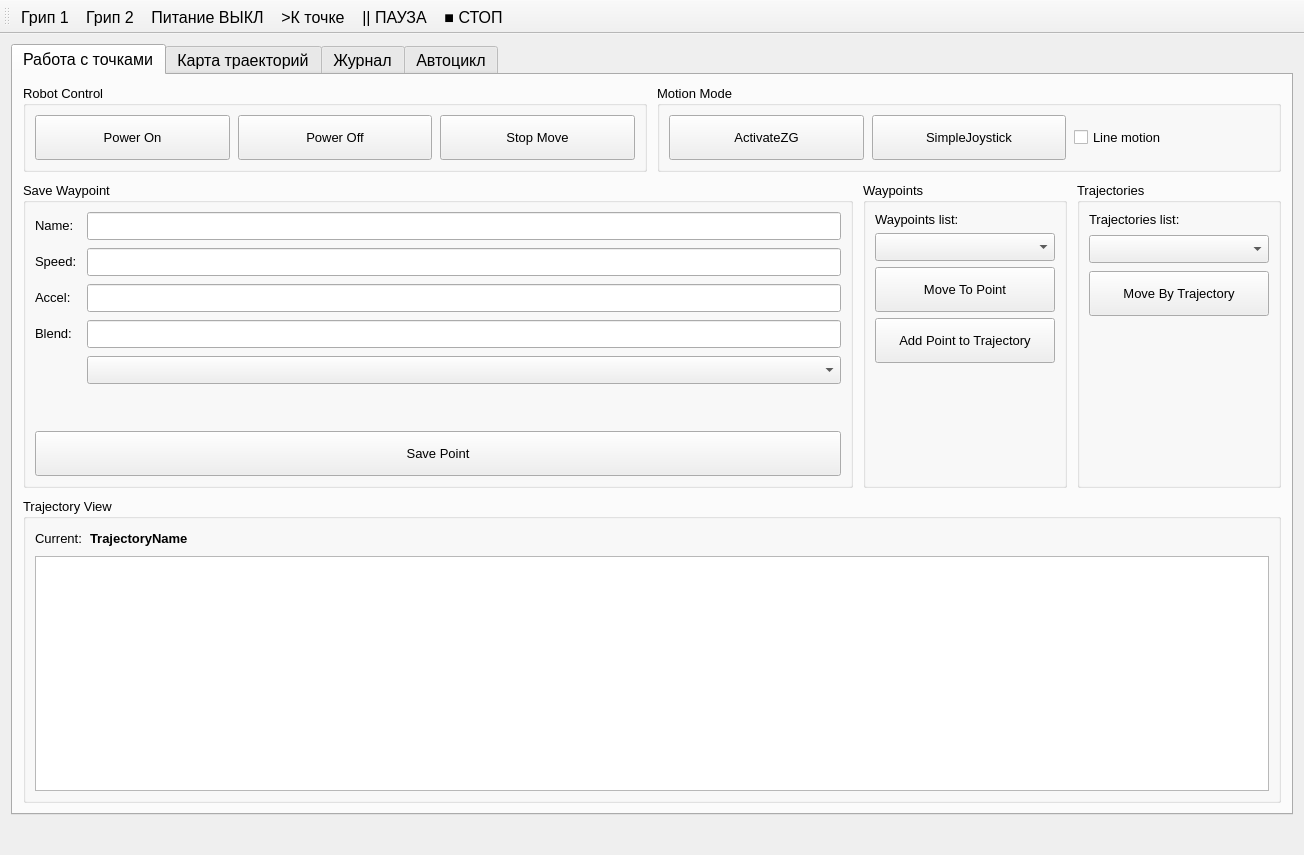
<?xml version="1.0" encoding="UTF-8"?>
<ui version="4.0">
 <class>Form</class>
 <widget class="QMainWindow" name="Form">
  <property name="geometry">
   <rect>
    <x>0</x>
    <y>0</y>
    <width>1304</width>
    <height>855</height>
   </rect>
  </property>
  <property name="windowTitle">
   <string>Waypoint Generate Panel</string>
  </property>
  <widget class="QWidget" name="centralwidget">
   <widget class="QTabWidget" name="tabWidget">
    <property name="geometry">
     <rect>
      <x>11</x>
      <y>10</y>
      <width>1282</width>
      <height>771</height>
     </rect>
    </property>
    <property name="minimumSize">
     <size>
      <width>0</width>
      <height>0</height>
     </size>
    </property>
    <property name="font">
     <font>
      <pointsize>12</pointsize>
      <weight>50</weight>
      <bold>false</bold>
     </font>
    </property>
    <property name="currentIndex">
     <number>0</number>
    </property>
    <widget class="QWidget" name="tabPoints">
     <attribute name="title">
      <string>Работа с точками</string>
     </attribute>
     <layout class="QVBoxLayout" name="tabMainLayout">
      <property name="spacing">
       <number>10</number>
      </property>
      <property name="leftMargin">
       <number>10</number>
      </property>
      <property name="topMargin">
       <number>10</number>
      </property>
      <property name="rightMargin">
       <number>10</number>
      </property>
      <property name="bottomMargin">
       <number>10</number>
      </property>
      <item>
       <layout class="QHBoxLayout" name="topRow">
        <property name="spacing">
         <number>10</number>
        </property>
        <item>
         <widget class="QGroupBox" name="groupRobotControl">
          <property name="font">
           <font>
            <pointsize>10</pointsize>
            <weight>50</weight>
            <bold>false</bold>
           </font>
          </property>
          <property name="title">
           <string>Robot Control</string>
          </property>
          <layout class="QHBoxLayout" name="robotControlLayout">
           <property name="spacing">
            <number>8</number>
           </property>
           <item>
            <widget class="QPushButton" name="PowerOn">
             <property name="minimumSize">
              <size>
               <width>120</width>
               <height>45</height>
              </size>
             </property>
             <property name="font">
              <font>
               <pointsize>10</pointsize>
               <weight>50</weight>
               <bold>false</bold>
              </font>
             </property>
             <property name="text">
              <string>Power On</string>
             </property>
            </widget>
           </item>
           <item>
            <widget class="QPushButton" name="PowerOff">
             <property name="minimumSize">
              <size>
               <width>120</width>
               <height>45</height>
              </size>
             </property>
             <property name="font">
              <font>
               <pointsize>10</pointsize>
               <weight>50</weight>
               <bold>false</bold>
              </font>
             </property>
             <property name="text">
              <string>Power Off</string>
             </property>
            </widget>
           </item>
           <item>
            <widget class="QPushButton" name="StopMove">
             <property name="minimumSize">
              <size>
               <width>120</width>
               <height>45</height>
              </size>
             </property>
             <property name="font">
              <font>
               <pointsize>10</pointsize>
               <weight>50</weight>
               <bold>false</bold>
              </font>
             </property>
             <property name="text">
              <string>Stop Move</string>
             </property>
            </widget>
           </item>
          </layout>
         </widget>
        </item>
        <item>
         <widget class="QGroupBox" name="groupMotionMode">
          <property name="font">
           <font>
            <pointsize>10</pointsize>
            <weight>50</weight>
            <bold>false</bold>
           </font>
          </property>
          <property name="title">
           <string>Motion Mode</string>
          </property>
          <layout class="QHBoxLayout" name="motionModeLayout">
           <property name="spacing">
            <number>8</number>
           </property>
           <item>
            <widget class="QPushButton" name="ActivateZG">
             <property name="minimumSize">
              <size>
               <width>140</width>
               <height>45</height>
              </size>
             </property>
             <property name="font">
              <font>
               <pointsize>10</pointsize>
               <weight>50</weight>
               <bold>false</bold>
              </font>
             </property>
             <property name="text">
              <string>ActivateZG</string>
             </property>
            </widget>
           </item>
           <item>
            <widget class="QPushButton" name="ActivateSJ">
             <property name="minimumSize">
              <size>
               <width>140</width>
               <height>45</height>
              </size>
             </property>
             <property name="font">
              <font>
               <pointsize>10</pointsize>
               <weight>50</weight>
               <bold>false</bold>
              </font>
             </property>
             <property name="text">
              <string>SimpleJoystick</string>
             </property>
            </widget>
           </item>
           <item>
            <widget class="QCheckBox" name="chkLineMotion">
             <property name="font">
              <font>
               <pointsize>10</pointsize>
               <weight>50</weight>
               <bold>false</bold>
              </font>
             </property>
             <property name="toolTip">
              <string>Если включено — движение по TCP (line). Если выключено — суставное (joint).</string>
             </property>
             <property name="text">
              <string>Line motion</string>
             </property>
            </widget>
           </item>
          </layout>
         </widget>
        </item>
       </layout>
      </item>
      <item>
       <layout class="QHBoxLayout" name="middleRow">
        <property name="spacing">
         <number>10</number>
        </property>
        <item>
         <widget class="QGroupBox" name="groupSaveWaypoint">
          <property name="font">
           <font>
            <pointsize>10</pointsize>
            <weight>50</weight>
            <bold>false</bold>
           </font>
          </property>
          <property name="title">
           <string>Save Waypoint</string>
          </property>
          <layout class="QVBoxLayout" name="saveWaypointOuterLayout">
           <property name="spacing">
            <number>8</number>
           </property>
           <item>
            <layout class="QFormLayout" name="waypointFormLayout">
             <property name="horizontalSpacing">
              <number>10</number>
             </property>
             <property name="verticalSpacing">
              <number>8</number>
             </property>
             <item row="0" column="0">
              <widget class="QLabel" name="WaypointName">
               <property name="font">
                <font>
                 <pointsize>10</pointsize>
                 <weight>50</weight>
                 <bold>false</bold>
                </font>
               </property>
               <property name="text">
                <string>Name:</string>
               </property>
              </widget>
             </item>
             <item row="0" column="1">
              <widget class="QLineEdit" name="PointName">
               <property name="minimumSize">
                <size>
                 <width>120</width>
                 <height>28</height>
                </size>
               </property>
               <property name="font">
                <font>
                 <pointsize>10</pointsize>
                 <weight>50</weight>
                 <bold>false</bold>
                </font>
               </property>
              </widget>
             </item>
             <item row="1" column="0">
              <widget class="QLabel" name="Speed">
               <property name="font">
                <font>
                 <pointsize>10</pointsize>
                 <weight>50</weight>
                 <bold>false</bold>
                </font>
               </property>
               <property name="text">
                <string>Speed:</string>
               </property>
              </widget>
             </item>
             <item row="1" column="1">
              <widget class="QLineEdit" name="SetSpeed">
               <property name="minimumSize">
                <size>
                 <width>80</width>
                 <height>28</height>
                </size>
               </property>
               <property name="font">
                <font>
                 <pointsize>10</pointsize>
                 <weight>50</weight>
                 <bold>false</bold>
                </font>
               </property>
              </widget>
             </item>
             <item row="2" column="0">
              <widget class="QLabel" name="Accel">
               <property name="font">
                <font>
                 <pointsize>10</pointsize>
                 <weight>50</weight>
                 <bold>false</bold>
                </font>
               </property>
               <property name="text">
                <string>Accel:</string>
               </property>
              </widget>
             </item>
             <item row="2" column="1">
              <widget class="QLineEdit" name="SetAccel">
               <property name="minimumSize">
                <size>
                 <width>80</width>
                 <height>28</height>
                </size>
               </property>
               <property name="font">
                <font>
                 <pointsize>10</pointsize>
                 <weight>50</weight>
                 <bold>false</bold>
                </font>
               </property>
              </widget>
             </item>
             <item row="3" column="0">
              <widget class="QLabel" name="Blend">
               <property name="font">
                <font>
                 <pointsize>10</pointsize>
                 <weight>50</weight>
                 <bold>false</bold>
                </font>
               </property>
               <property name="text">
                <string>Blend:</string>
               </property>
              </widget>
             </item>
             <item row="3" column="1">
              <widget class="QLineEdit" name="SetBlend">
               <property name="minimumSize">
                <size>
                 <width>80</width>
                 <height>28</height>
                </size>
               </property>
               <property name="font">
                <font>
                 <pointsize>10</pointsize>
                 <weight>50</weight>
                 <bold>false</bold>
                </font>
               </property>
              </widget>
             </item>
             <item row="4" column="1">
              <widget class="QComboBox" name="availableWaypointsComboBox">
               <property name="minimumSize">
                <size>
                 <width>180</width>
                 <height>28</height>
                </size>
               </property>
               <property name="font">
                <font>
                 <pointsize>10</pointsize>
                 <weight>50</weight>
                 <bold>false</bold>
                </font>
               </property>
              </widget>
             </item>
            </layout>
           </item>
           <item>
            <widget class="QPushButton" name="SavePoint">
             <property name="minimumSize">
              <size>
               <width>0</width>
               <height>45</height>
              </size>
             </property>
             <property name="font">
              <font>
               <pointsize>10</pointsize>
               <weight>50</weight>
               <bold>false</bold>
              </font>
             </property>
             <property name="text">
              <string>Save Point</string>
             </property>
            </widget>
           </item>
          </layout>
         </widget>
        </item>
        <item>
         <widget class="QGroupBox" name="groupWaypoints">
          <property name="font">
           <font>
            <pointsize>10</pointsize>
            <weight>50</weight>
            <bold>false</bold>
           </font>
          </property>
          <property name="title">
           <string>Waypoints</string>
          </property>
          <layout class="QVBoxLayout" name="verticalLayout">
           <item>
            <widget class="QLabel" name="PointNameSelectText">
             <property name="font">
              <font>
               <pointsize>10</pointsize>
               <weight>50</weight>
               <bold>false</bold>
              </font>
             </property>
             <property name="text">
              <string>Waypoints list:</string>
             </property>
            </widget>
           </item>
           <item>
            <widget class="QComboBox" name="waypointsComboBox">
             <property name="minimumSize">
              <size>
               <width>180</width>
               <height>28</height>
              </size>
             </property>
             <property name="font">
              <font>
               <pointsize>10</pointsize>
               <weight>50</weight>
               <bold>false</bold>
              </font>
             </property>
            </widget>
           </item>
           <item>
            <widget class="QPushButton" name="MoveToPoint">
             <property name="minimumSize">
              <size>
               <width>0</width>
               <height>45</height>
              </size>
             </property>
             <property name="font">
              <font>
               <pointsize>10</pointsize>
               <weight>50</weight>
               <bold>false</bold>
              </font>
             </property>
             <property name="text">
              <string>Move To Point</string>
             </property>
            </widget>
           </item>
           <item>
            <widget class="QPushButton" name="AddPointToTrajectory">
             <property name="minimumSize">
              <size>
               <width>0</width>
               <height>45</height>
              </size>
             </property>
             <property name="font">
              <font>
               <pointsize>10</pointsize>
               <weight>50</weight>
               <bold>false</bold>
              </font>
             </property>
             <property name="text">
              <string>Add Point to Trajectory</string>
             </property>
            </widget>
           </item>
           <item>
            <spacer name="waypointsSpacer">
             <property name="orientation">
              <enum>Qt::Vertical</enum>
             </property>
             <property name="sizeHint" stdset="0">
              <size>
               <width>20</width>
               <height>0</height>
              </size>
             </property>
            </spacer>
           </item>
          </layout>
         </widget>
        </item>
        <item>
         <widget class="QGroupBox" name="groupTrajectories">
          <property name="font">
           <font>
            <pointsize>10</pointsize>
            <weight>50</weight>
            <bold>false</bold>
           </font>
          </property>
          <property name="title">
           <string>Trajectories</string>
          </property>
          <layout class="QVBoxLayout" name="trajectoriesLayout">
           <property name="spacing">
            <number>8</number>
           </property>
           <item>
            <widget class="QLabel" name="TrajectoryNameSelectText">
             <property name="font">
              <font>
               <pointsize>10</pointsize>
               <weight>50</weight>
               <bold>false</bold>
              </font>
             </property>
             <property name="text">
              <string>Trajectories list:</string>
             </property>
            </widget>
           </item>
           <item>
            <widget class="QComboBox" name="TrajectoriesComboBox">
             <property name="minimumSize">
              <size>
               <width>180</width>
               <height>28</height>
              </size>
             </property>
             <property name="font">
              <font>
               <pointsize>10</pointsize>
               <weight>50</weight>
               <bold>false</bold>
              </font>
             </property>
            </widget>
           </item>
           <item>
            <widget class="QPushButton" name="MoveTrajectory">
             <property name="minimumSize">
              <size>
               <width>0</width>
               <height>45</height>
              </size>
             </property>
             <property name="font">
              <font>
               <pointsize>10</pointsize>
               <weight>50</weight>
               <bold>false</bold>
              </font>
             </property>
             <property name="text">
              <string>Move By Trajectory</string>
             </property>
            </widget>
           </item>
           <item>
            <spacer name="trajectoriesSpacer">
             <property name="orientation">
              <enum>Qt::Vertical</enum>
             </property>
             <property name="sizeHint" stdset="0">
              <size>
               <width>145</width>
               <height>13</height>
              </size>
             </property>
            </spacer>
           </item>
          </layout>
         </widget>
        </item>
       </layout>
      </item>
      <item>
       <layout class="QHBoxLayout" name="bottomRow">
        <property name="spacing">
         <number>10</number>
        </property>
        <item>
         <widget class="QGroupBox" name="groupTrajectoryView">
          <property name="font">
           <font>
            <pointsize>10</pointsize>
            <weight>50</weight>
            <bold>false</bold>
           </font>
          </property>
          <property name="title">
           <string>Trajectory View</string>
          </property>
          <layout class="QVBoxLayout" name="trajViewLayout">
           <property name="spacing">
            <number>8</number>
           </property>
           <item>
            <layout class="QHBoxLayout" name="trajNameRow">
             <item>
              <widget class="QLabel" name="TrajectoryNameText_2">
               <property name="font">
                <font>
                 <pointsize>10</pointsize>
                 <weight>50</weight>
                 <bold>false</bold>
                </font>
               </property>
               <property name="text">
                <string>Current:</string>
               </property>
              </widget>
             </item>
             <item>
              <widget class="QLabel" name="TrajectoryName">
               <property name="font">
                <font>
                 <pointsize>10</pointsize>
                 <weight>75</weight>
                 <bold>true</bold>
                </font>
               </property>
               <property name="text">
                <string>TrajectoryName</string>
               </property>
              </widget>
             </item>
             <item>
              <spacer name="trajNameSpacer">
               <property name="orientation">
                <enum>Qt::Horizontal</enum>
               </property>
               <property name="sizeHint" stdset="0">
                <size>
                 <width>40</width>
                 <height>20</height>
                </size>
               </property>
              </spacer>
             </item>
            </layout>
           </item>
           <item>
            <widget class="QListView" name="trajListView">
             <property name="minimumSize">
              <size>
               <width>350</width>
               <height>150</height>
              </size>
             </property>
            </widget>
           </item>
          </layout>
         </widget>
        </item>
       </layout>
      </item>
     </layout>
    </widget>
    <widget class="QWidget" name="tabMap">
     <attribute name="title">
      <string>Карта траекторий</string>
     </attribute>
     <layout class="QVBoxLayout" name="tab3Layout">
      <property name="leftMargin">
       <number>0</number>
      </property>
      <property name="topMargin">
       <number>0</number>
      </property>
      <property name="rightMargin">
       <number>0</number>
      </property>
      <property name="bottomMargin">
       <number>0</number>
      </property>
      <item>
       <widget class="QWidget" name="trajectoryMapPlaceholder" native="true">
        <property name="minimumSize">
         <size>
          <width>800</width>
          <height>600</height>
         </size>
        </property>
       </widget>
      </item>
     </layout>
    </widget>
    <widget class="QWidget" name="tabJournal">
     <attribute name="title">
      <string>Журнал</string>
     </attribute>
     <widget class="QWidget" name="verticalLayoutWidget">
      <property name="geometry">
       <rect>
        <x>10</x>
        <y>20</y>
        <width>1261</width>
        <height>711</height>
       </rect>
      </property>
      <layout class="QVBoxLayout" name="verticalLayout_2">
       <item>
        <widget class="QLabel" name="lblJournalHeader">
         <property name="font">
          <font>
           <family>Segoe UI</family>
           <pointsize>12</pointsize>
           <weight>75</weight>
           <bold>true</bold>
          </font>
         </property>
         <property name="text">
          <string>Журнал операций (последние 1000)</string>
         </property>
        </widget>
       </item>
       <item>
        <widget class="QListWidget" name="opLog">
         <property name="spacing">
          <number>1</number>
         </property>
        </widget>
       </item>
      </layout>
     </widget>
    </widget>
    <widget class="QWidget" name="tabAutoCycle">
     <attribute name="title">
      <string>Автоцикл</string>
     </attribute>
     <widget class="QWidget" name="verticalLayoutWidget_2">
      <property name="geometry">
       <rect>
        <x>0</x>
        <y>10</y>
        <width>1271</width>
        <height>721</height>
       </rect>
      </property>
      <layout class="QVBoxLayout" name="verticalLayout_3">
       <item>
        <layout class="QHBoxLayout" name="row">
         <item>
          <widget class="QPushButton" name="btnCycleStart">
           <property name="minimumSize">
            <size>
             <width>0</width>
             <height>45</height>
            </size>
           </property>
           <property name="font">
            <font>
             <pointsize>12</pointsize>
             <weight>50</weight>
             <bold>false</bold>
            </font>
           </property>
           <property name="text">
            <string>▶ СТАРТ цикла</string>
           </property>
          </widget>
         </item>
         <item>
          <widget class="QPushButton" name="btnCyclePause">
           <property name="minimumSize">
            <size>
             <width>0</width>
             <height>45</height>
            </size>
           </property>
           <property name="font">
            <font>
             <pointsize>12</pointsize>
             <weight>50</weight>
             <bold>false</bold>
            </font>
           </property>
           <property name="text">
            <string>|| ПАУЗА цикла</string>
           </property>
          </widget>
         </item>
         <item>
          <widget class="QPushButton" name="btnCycleStop">
           <property name="minimumSize">
            <size>
             <width>0</width>
             <height>45</height>
            </size>
           </property>
           <property name="font">
            <font>
             <pointsize>12</pointsize>
             <weight>50</weight>
             <bold>false</bold>
            </font>
           </property>
           <property name="text">
            <string>■ СТОП цикла (сброс)</string>
           </property>
          </widget>
         </item>
        </layout>
       </item>
       <item>
        <layout class="QHBoxLayout" name="activeRow" stretch="0,0,0,0,0">
         <item>
          <widget class="QCheckBox" name="chkM1Active">
           <property name="minimumSize">
            <size>
             <width>0</width>
             <height>35</height>
            </size>
           </property>
           <property name="font">
            <font>
             <pointsize>12</pointsize>
             <weight>50</weight>
             <bold>false</bold>
            </font>
           </property>
           <property name="text">
            <string>М1 доступен</string>
           </property>
          </widget>
         </item>
         <item>
          <widget class="QCheckBox" name="chkM2Active">
           <property name="minimumSize">
            <size>
             <width>0</width>
             <height>35</height>
            </size>
           </property>
           <property name="font">
            <font>
             <pointsize>12</pointsize>
             <weight>50</weight>
             <bold>false</bold>
            </font>
           </property>
           <property name="text">
            <string>М2 доступен</string>
           </property>
          </widget>
         </item>
         <item>
          <widget class="QLineEdit" name="speedEdit">
           <property name="minimumSize">
            <size>
             <width>0</width>
             <height>35</height>
            </size>
           </property>
           <property name="font">
            <font>
             <pointsize>12</pointsize>
             <weight>50</weight>
             <bold>false</bold>
            </font>
           </property>
           <property name="text">
            <string>100</string>
           </property>
          </widget>
         </item>
         <item>
          <widget class="QLabel" name="speedText">
           <property name="minimumSize">
            <size>
             <width>0</width>
             <height>35</height>
            </size>
           </property>
           <property name="font">
            <font>
             <pointsize>12</pointsize>
             <weight>50</weight>
             <bold>false</bold>
            </font>
           </property>
           <property name="text">
            <string>Скорость</string>
           </property>
          </widget>
         </item>
         <item>
          <spacer name="horizontalSpacer">
           <property name="minimumSize">
            <size>
             <width>0</width>
             <height>35</height>
            </size>
           </property>
           <property name="orientation">
            <enum>Qt::Horizontal</enum>
           </property>
           <property name="sizeHint" stdset="0">
            <size>
             <width>40</width>
             <height>20</height>
            </size>
           </property>
          </spacer>
         </item>
        </layout>
       </item>
       <item>
        <widget class="QLabel" name="lblCycleState">
         <property name="minimumSize">
          <size>
           <width>0</width>
           <height>30</height>
          </size>
         </property>
         <property name="font">
          <font>
           <pointsize>12</pointsize>
           <weight>50</weight>
           <bold>false</bold>
          </font>
         </property>
         <property name="frameShape">
          <enum>QFrame::Panel</enum>
         </property>
         <property name="frameShadow">
          <enum>QFrame::Sunken</enum>
         </property>
         <property name="text">
          <string>Цикл: —</string>
         </property>
        </widget>
       </item>
       <item>
        <layout class="QGridLayout" name="grid" rowstretch="0,0,0">
         <item row="1" column="1">
          <widget class="QLabel" name="lblM2State">
           <property name="minimumSize">
            <size>
             <width>0</width>
             <height>30</height>
            </size>
           </property>
           <property name="font">
            <font>
             <pointsize>12</pointsize>
             <weight>50</weight>
             <bold>false</bold>
            </font>
           </property>
           <property name="frameShape">
            <enum>QFrame::Panel</enum>
           </property>
           <property name="frameShadow">
            <enum>QFrame::Sunken</enum>
           </property>
           <property name="lineWidth">
            <number>1</number>
           </property>
           <property name="midLineWidth">
            <number>0</number>
           </property>
           <property name="text">
            <string>М2: —</string>
           </property>
          </widget>
         </item>
         <item row="1" column="0">
          <widget class="QLabel" name="lblM1State">
           <property name="minimumSize">
            <size>
             <width>0</width>
             <height>30</height>
            </size>
           </property>
           <property name="font">
            <font>
             <pointsize>12</pointsize>
             <weight>50</weight>
             <bold>false</bold>
            </font>
           </property>
           <property name="frameShape">
            <enum>QFrame::Panel</enum>
           </property>
           <property name="frameShadow">
            <enum>QFrame::Sunken</enum>
           </property>
           <property name="lineWidth">
            <number>1</number>
           </property>
           <property name="text">
            <string>М1: —</string>
           </property>
          </widget>
         </item>
         <item row="2" column="0">
          <widget class="QLabel" name="lblCycleFlags">
           <property name="minimumSize">
            <size>
             <width>0</width>
             <height>30</height>
            </size>
           </property>
           <property name="font">
            <font>
             <pointsize>12</pointsize>
             <weight>50</weight>
             <bold>false</bold>
            </font>
           </property>
           <property name="frameShape">
            <enum>QFrame::Panel</enum>
           </property>
           <property name="frameShadow">
            <enum>QFrame::Sunken</enum>
           </property>
           <property name="text">
            <string>TextLabel</string>
           </property>
           <property name="margin">
            <number>0</number>
           </property>
           <property name="indent">
            <number>-1</number>
           </property>
          </widget>
         </item>
        </layout>
       </item>
       <item>
        <widget class="QLabel" name="lblIoHeader">
         <property name="font">
          <font>
           <pointsize>12</pointsize>
           <weight>75</weight>
           <bold>true</bold>
          </font>
         </property>
         <property name="text">
          <string>Монитор сигналов (DI слева, DO mid, Modbus DI справа)</string>
         </property>
        </widget>
       </item>
       <item>
        <widget class="QPlainTextEdit" name="ioText">
         <property name="font">
          <font>
           <family>Consolas</family>
           <pointsize>16</pointsize>
           <weight>50</weight>
           <bold>false</bold>
          </font>
         </property>
         <property name="readOnly">
          <bool>true</bool>
         </property>
        </widget>
       </item>
      </layout>
     </widget>
    </widget>
   </widget>
  </widget>
  <widget class="QToolBar" name="mainToolBar">
   <property name="font">
    <font>
     <pointsize>12</pointsize>
    </font>
   </property>
   <property name="windowTitle">
    <string>toolBar_2</string>
   </property>
   <attribute name="toolBarArea">
    <enum>TopToolBarArea</enum>
   </attribute>
   <attribute name="toolBarBreak">
    <bool>false</bool>
   </attribute>
   <addaction name="btnGripper1"/>
   <addaction name="btnGripper2"/>
   <addaction name="btnPowerOffTop"/>
   <addaction name="btnMoveTo"/>
   <addaction name="btnPause"/>
   <addaction name="btnStopTop"/>
  </widget>
  <action name="btnGripper1">
   <property name="checkable">
    <bool>true</bool>
   </property>
   <property name="text">
    <string>Грип 1</string>
   </property>
  </action>
  <action name="btnGripper2">
   <property name="checkable">
    <bool>true</bool>
   </property>
   <property name="text">
    <string>Грип 2</string>
   </property>
  </action>
  <action name="btnPowerOffTop">
   <property name="text">
    <string>Питание ВЫКЛ</string>
   </property>
  </action>
  <action name="btnMoveTo">
   <property name="text">
    <string>&gt;К точке</string>
   </property>
  </action>
  <action name="btnPause">
   <property name="text">
    <string>|| ПАУЗА</string>
   </property>
  </action>
  <action name="btnStopTop">
   <property name="text">
    <string>■ СТОП</string>
   </property>
  </action>
 </widget>
 <resources/>
 <connections/>
</ui>
